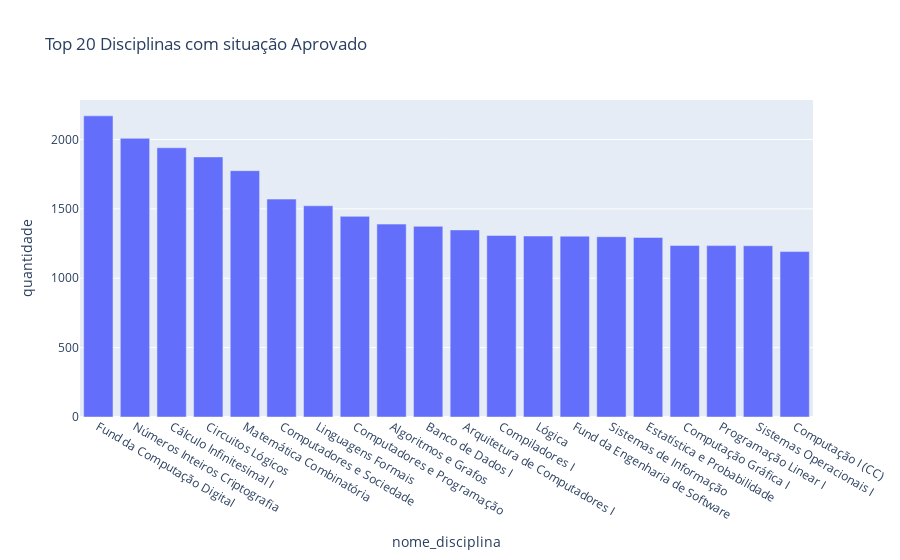

Notebook cell for this chart:
### Code cell
situacao = 'Aprovado'
situacao_disciplina_filtrado = situacao_disciplina_sorted[situacao_disciplina_sorted['situacao_disciplina'] == situacao]
top_20 = situacao_disciplina_filtrado.head(20)
fig = px.bar(top_20, x="nome_disciplina", y="quantidade", title=f'Top 20 Disciplinas com situação {situacao}')
fig.show()

### Figure 1 — Plotly figure (JSON) as saved in the notebook; plotly's stock layout.template omitted (floating-point values rounded to 4 significant figures)
{"data": [{"alignmentgroup": "True", "hovertemplate": "nome_disciplina=%{x}<br>quantidade=%{y}<extra></extra>", "legendgroup": "", "marker": {"color": "#636efa", "pattern": {"shape": ""}}, "name": "", "offsetgroup": "", "orientation": "v", "showlegend": false, "textposition": "auto", "type": "bar", "x": ["Fund da Computação Digital", "Números Inteiros Criptografia", "Cálculo Infinitesimal I", "Circuitos Lógicos", "Matemática Combinatória", "Computadores e Sociedade", "Linguagens Formais", "Computadores e Programação", "Algoritmos e Grafos", "Banco de Dados I", "Arquitetura de Computadores I", "Compiladores I", "Lógica", "Fund da Engenharia de Software", "Sistemas de Informação", "Estatística e Probabilidade", "Computação Gráfica I", "Programação Linear I", "Sistemas Operacionais I", "Computação I (CC)"], "xaxis": "x", "y": [2170, 2008, 1940, 1874, 1775, 1570, 1522, 1446, 1390, 1374, 1348, 1308, 1304, 1303, 1299, 1294, 1236, 1235, 1234, 1192], "yaxis": "y"}], "layout": {"barmode": "relative", "legend": {"tracegroupgap": 0}, "title": {"text": "Top 20 Disciplinas com situação Aprovado"}, "xaxis": {"anchor": "y", "domain": [0, 1], "title": {"text": "nome_disciplina"}}, "yaxis": {"anchor": "x", "domain": [0, 1], "title": {"text": "quantidade"}}}}
